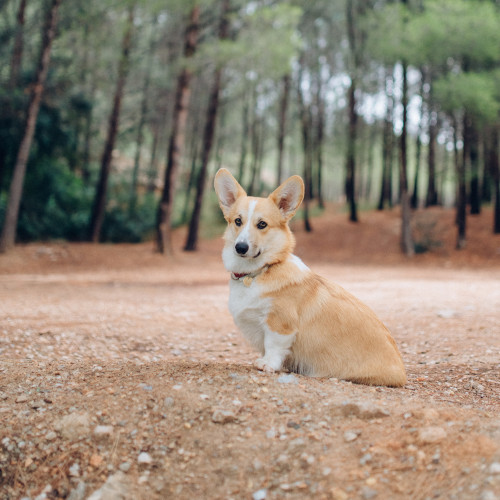
#> input picture testmind/real_images/dog.jpg, 500 x 500 px
$ python visualize_result.py
#> lines starting #> are read from the running program, lines starting #| are printed output that depends on the picture
"""
Step 3: Visualize hardware output
Read selected indices and highlight on original image
"""

import matplotlib
matplotlib.use('Agg')  # 使用非交互式后端

import numpy as np
from PIL import Image, ImageDraw
import matplotlib.pyplot as plt
from pathlib import Path

def visualize_result(input_image_path, output_indices_file="output_indices.hex",
                     output_image="result_hardware.png", patch_size=8, grid_size=4):
    """
    可视化硬件输出结果

    Args:
        input_image_path: 原始输入图像
        output_indices_file: 硬件输出的索引文件
        output_image: 输出可视化图像
        patch_size: patch 大小
        grid_size: grid 大小
    """
#> called with input_image_path = '../real_images/dog.jpg', output_indices_file = 'output_indices.hex', output_image = 'result_hardware.png', patch_size = 8, grid_size = 4

    print("="*60)
    print("  Visualizing Hardware Results")
    print("="*60)

    # 读取原始图像
    img = Image.open(input_image_path).convert('RGB')
#> img is the input picture: PIL image 500x500 RGB; mean R, G, B 146.6, 133.7, 117.8
    img_size = patch_size * grid_size
    img = img.resize((img_size, img_size))
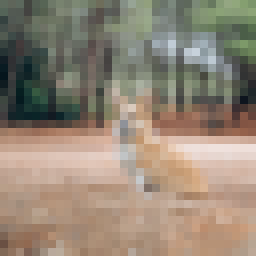
#> img: PIL image 32x32 RGB (shown 8 times larger); mean R, G, B 146.6, 133.7, 117.8

    # 读取硬件输出的索引
    if not Path(output_indices_file).exists():
        print(f"[ERROR] {output_indices_file} not found")
        return False

    with open(output_indices_file, 'r') as f:
        lines = f.readlines()
        selected_indices = [int(line.strip(), 16) for line in lines if line.strip()]

    print(f"\n[OK] Read {len(selected_indices)} selected indices")
    print(f"     Indices: {selected_indices}")

    # 创建可视化
    fig, axes = plt.subplots(1, 2, figsize=(12, 6))

    # 原图
    axes[0].imshow(img)
    axes[0].set_title(f"Original Image ({img_size}x{img_size})", fontsize=14, fontweight='bold')
    axes[0].axis('off')

    # 带高亮的图
    img_highlight = img.copy()
    draw = ImageDraw.Draw(img_highlight)

    max_patches = grid_size * grid_size

    for idx in selected_indices:
        if idx < max_patches:
            row = idx // grid_size
            col = idx % grid_size

            y = row * patch_size
            x = col * patch_size

            # 画绿框
            draw.rectangle([x, y, x+patch_size-1, y+patch_size-1],
                          outline='lime', width=2)

    axes[1].imshow(img_highlight)
    axes[1].set_title(f"Hardware Selected Regions\n(Top-{len(selected_indices)}, Green boxes)",
                     fontsize=14, fontweight='bold', color='green')
    axes[1].axis('off')

    plt.suptitle("Mini Pyramid Processor - Hardware Simulation Result",
                fontsize=16, fontweight='bold')
    plt.tight_layout()

    plt.savefig(output_image, dpi=150, bbox_inches='tight', facecolor='white')
    print(f"\n[OK] Saved visualization to: {output_image}")
    plt.close()

    return True

if __name__ == "__main__":
    import sys

    if len(sys.argv) > 1:
        input_img = sys.argv[1]
    else:
        if Path("test_pattern.png").exists():
            input_img = "test_pattern.png"
        elif Path("../real_images/dog.jpg").exists():
            input_img = "../real_images/dog.jpg"
        else:
            print("[ERROR] No input image found")
            sys.exit(1)

    # 默认参数
    output_idx = sys.argv[2] if len(sys.argv) > 2 else "output_indices.hex"
    output_img = sys.argv[3] if len(sys.argv) > 3 else "result_hardware.png"
    patch_size = int(sys.argv[4]) if len(sys.argv) > 4 else 8
    grid_size = int(sys.argv[5]) if len(sys.argv) > 5 else 4

    visualize_result(input_img, output_idx, output_img, patch_size, grid_size)

$ run again, with testmind/real_images/astronaut.jpg copied over testmind/real_images/dog.jpg
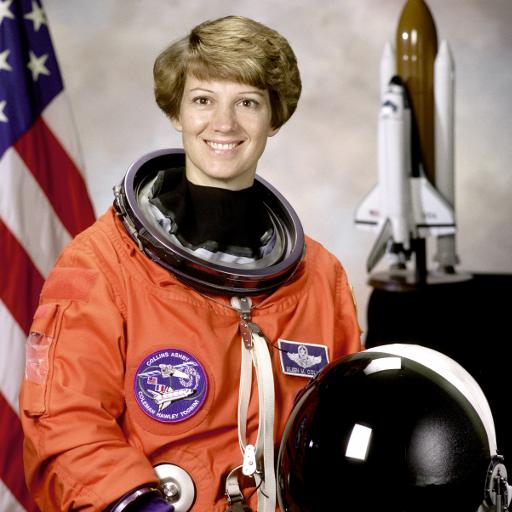
#> input picture testmind/real_images/astronaut.jpg, 512 x 512 px
#> in visualize_result, img is the input picture: PIL image 512x512 RGB; mean R, G, B 141.6, 105.8, 96.6
#> in visualize_result, `img = img.resize((img_size, img_size))`:
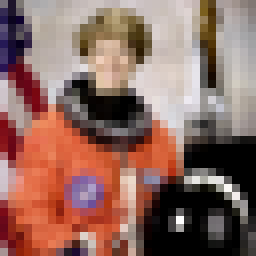
#> img: PIL image 32x32 RGB (shown 8 times larger); mean R, G, B 141.8, 106, 96.7
